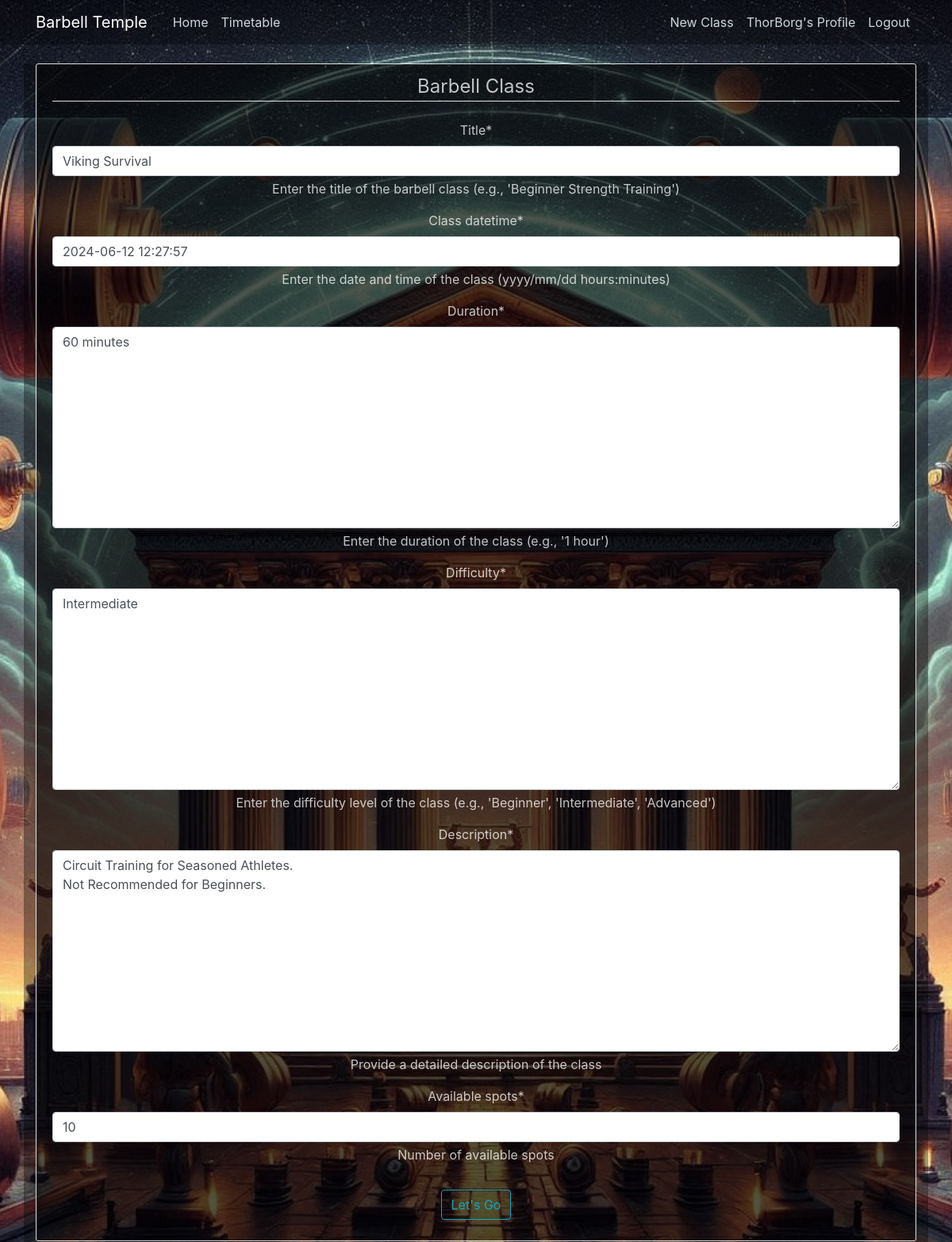
Page /barbellclass/18/update/ (signed in) on the committed database.
### barbell_classes/models.py (models this page shows, shortened)
class BarbellClass(models.Model):
    title = models.CharField(max_length=100, help_text="Enter the title of the barbell class (e.g., 'Beginner Strength Training')")
    image = CloudinaryField('image', default='placeholder')
    date_posted = models.DateTimeField(default=timezone.now, editable=False)
    author = models.ForeignKey(User, on_delete=models.CASCADE)
    class_datetime = models.DateTimeField(default=timezone.now, help_text="Enter the date and time of the class (yyyy/mm/dd hours:minutes)")
    duration = models.TextField(default='', help_text="Enter the duration of the class (e.g., '1 hour')")
    difficulty = models.TextField(default='', help_text="Enter the difficulty level of the class (e.g., 'Beginner', 'Intermediate', 'Advanced')")
    description = models.TextField(help_text="Provide a detailed description of the class")
    available_spots = models.IntegerField(default=0, help_text="Number of available spots")
    class Meta:
        verbose_name = "Barbell Class"
        verbose_name_plural = "Barbell Classes"

### barbell_classes/views.py (the view, shortened to what this page needs)
# urls.py: path('barbellclass/<int:pk>/update/', BarbellClassUpdateView.as_view(), name='barbellclass-update'),
class BarbellClassUpdateView(LoginRequiredMixin, UserPassesTestMixin, UpdateView):
    model = BarbellClass
    fields = ['title', 'class_datetime', 'duration', 'difficulty', 'description', 'available_spots']
    def test_func(self):
        barbellclass = self.get_object()
        return self.request.user == barbellclass.author

### barbell_classes/templates/barbell_classes/barbellclass_form.html (shortened to what this page needs)
{% extends "barbell_classes/base.html" %}
{% load crispy_forms_tags %}
{% block content %}
    <div class="content-section">
        <form method="POST" id="barbell-class-form" onsubmit="return validateForm()">
            <fieldset class="form-group">
                <legend class="border-bottom mb-4">Barbell Class</legend>
                {{ form|crispy }}
            </fieldset>
            <div class="form-group">
                <button class="btn btn-outline-info" type="submit">Let's Go</button>
            </div>
        </form>
    </div>
{% endblock content %}

### barbell_classes/templates/barbell_classes/base.html (shortened to what this page needs)
{% load static %}
<!DOCTYPE html>
<html lang="en">
<head>
    <link rel="stylesheet" href="https://cdn.jsdelivr.net/npm/bootstrap@4.1.3/dist/css/bootstrap.min.css">
    <link href="https://cdn.jsdelivr.net/npm/@fullcalendar/core/main.css" rel="stylesheet" />
    <link href="https://cdn.jsdelivr.net/npm/@fullcalendar/daygrid/main.css" rel="stylesheet" />
    <link rel="stylesheet" type="text/css" href="{% static 'barbell_classes/main.css' %}">
</head>
<body>
    <header class="site-header">
        <nav class="navbar navbar-expand-md navbar-dark bg-steel fixed-top">
            <div class="container">
                <a class="navbar-brand mr-4" href="/">Barbell Temple</a>
                <div class="collapse navbar-collapse" id="navbarToggle">
                    <div class="navbar-nav mr-auto">
                        <a class="nav-item nav-link" href="{% url 'barbell_classes-home' %}">Home</a>
                        <a class="nav-item nav-link" href="{% url 'barbell_classes-timetable' %}">Timetable</a>
                    </div>
                    <div class="navbar-nav">
                        {% if user.is_authenticated %}
                            {% if user.is_staff or user.is_superuser %}
                                <a class="nav-item nav-link" href="{% url 'barbellclass-create' %}">New Class</a>
                            {% else %}
                                <a class="nav-item nav-link" href="{% url 'my_barbellclasses' %}">My Barbell Classes</a>
                            {% endif %}
                            <a class="nav-item nav-link" href="{% url 'profile' %}">{{ user.username }}'s Profile</a>
                            <a class="nav-item nav-link" href="{% url 'logout' %}">Logout</a>
                        {% else %}
                            <a class="nav-item nav-link" href="{% url 'login' %}">Login</a>
                            <a class="nav-item nav-link" href="{% url 'registration' %}">Register</a>
                        {% endif %}
                    </div>
                </div>
            </div>
        </nav>
    </header>
    <main role="main" class="container">
        <div class="row">
            <div class="col-md-12">
                {% block content %}{% endblock %}
            </div>
        </div>
    </main>
</body>
</html>

### barbell_classes/static/barbell_classes/main.css (style rules this page uses)
body { background: url('/media/barbelltemplebackground.jpg') no-repeat center center fixed; background-size: cover; color: gray; margin-top: 5rem; text-align: center; }
.bg-steel { background-color: rgba(0,0,0,.3); }
.site-header .navbar-nav .nav-link { color: #cbd5db; }
.content-section { color:rgba(255,255,255,.75); background: rgba(0,0,0,.5); padding: 10px 20px; border: 1px solid #dddddd; border-radius: 3px; margin-bottom: 20px; }
.col-md-12 { -ms-flex: 0 0 100%; flex: 0 0 100%; max-width: 100%; background: rgba(0,0,0,.35); color: white; }

### rows in the picture
BarbellClass: title "Viking Survival", class_datetime "2024-06-12 12:27:57", duration "60 minutes", difficulty "Intermediate", description "Circuit Training for Seasoned Athletes. Not Recommended for Beginners.", available_spots "10"

### other values in the picture
{{ user.username }} "ThorBorg"
